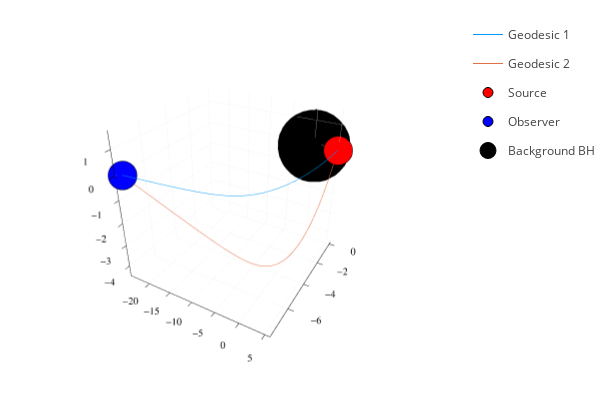

Source (notebook cell):
### Code cell
fig = Plots.plot()
for i in 1:2
    geodesic_sol = GSHEIntegrator.solve_problem(Xgeo[i, 1:2], geometry, 0, 2; save_everystep=true)
    geodesic_trajectory = mapslices(transform, geodesic_sol[2:4, :], dims=1)
    Plots.plot!(fig, [geodesic_trajectory[i, :] for i in 1:3]..., label="Geodesic $i")
end
#plot the BH spin
plot!(fig, [0, 0], [0, 0], [0, 1.5], arrow=(2, 3, :open), linewidth=4, linecolor=:black, label=nothing)
GSHEIntegrator.plot_start_end!(fig, geometry)
GSHEIntegrator.plotbh!(fig)
display(fig)

### Figure 1 — Plotly figure (JSON) as saved in the notebook; plotly's stock layout.template omitted (floating-point values rounded to 4 significant figures)
{"data": [{"colorbar": {"title": ""}, "legendgroup": "Geodesic 1", "line": {"color": "rgba(0, 154, 250, 1.000)", "dash": "solid", "shape": "linear", "width": 1}, "mode": "lines", "name": "Geodesic 1", "scene": "scene", "showlegend": true, "type": "scatter3d", "x": [5.097, 5.095, 5.093, 5.09, 5.086, 5.082, 5.077, 5.07, 5.063, 5.055, 5.046, 5.034, 5.02, 5.004, 4.986, 4.963, 4.936, 4.905, 4.867, 4.821, 4.765, 4.702, 4.619, 4.524, 4.415, 4.287, 4.124, 3.94, 3.708, 3.457, 3.166, 2.848, 2.463, 2.069, 1.646, 1.199, 0.7284, 0.239, -0.2743, -0.8256, -1.385, -1.941, -2.502, -3.07, -3.653, -4.259, -4.901, -5.603, -6.311, -7.019, -7.747, -8.493, -9.271, -10.08, -10.93, -11.83, -12.81, -13.88, -15.02, -16.21, -17.46, -18.75, -20.1, -21.51, -23.0, -23.8], "xaxis": "x", "y": [0, -0.01745, -0.0364, -0.0611, -0.08933, -0.1216, -0.1594, -0.2051, -0.2519, -0.3044, -0.3631, -0.4291, -0.5053, -0.5857, -0.6747, -0.7749, -0.8868, -1.008, -1.144, -1.294, -1.463, -1.635, -1.843, -2.062, -2.287, -2.527, -2.803, -3.081, -3.395, -3.697, -4.008, -4.309, -4.629, -4.917, -5.188, -5.439, -5.67, -5.878, -6.069, -6.245, -6.398, -6.529, -6.643, -6.742, -6.83, -6.908, -6.98, -7.048, -7.107, -7.158, -7.204, -7.246, -7.285, -7.322, -7.357, -7.391, -7.426, -7.462, -7.497, -7.532, -7.567, -7.602, -7.638, -7.674, -7.712, -7.731], "yaxis": "y", "z": [3.121e-16, 2.243e-13, 4.674e-13, 7.847e-13, 1.148e-12, 1.562e-12, 2.048e-12, 2.637e-12, 3.239e-12, 3.915e-12, 4.668e-12, 5.519e-12, 6.498e-12, 7.533e-12, 8.677e-12, 9.965e-12, 1.14e-11, 1.296e-11, 1.47e-11, 1.662e-11, 1.877e-11, 2.096e-11, 2.359e-11, 2.633e-11, 2.913e-11, 3.208e-11, 3.543e-11, 3.873e-11, 4.237e-11, 4.575e-11, 4.91e-11, 5.218e-11, 5.524e-11, 5.776e-11, 5.989e-11, 6.16e-11, 6.29e-11, 6.379e-11, 6.431e-11, 6.446e-11, 6.427e-11, 6.379e-11, 6.307e-11, 6.214e-11, 6.102e-11, 5.971e-11, 5.819e-11, 5.641e-11, 5.452e-11, 5.256e-11, 5.048e-11, 4.83e-11, 4.599e-11, 4.356e-11, 4.098e-11, 3.822e-11, 3.52e-11, 3.188e-11, 2.832e-11, 2.461e-11, 2.072e-11, 1.669e-11, 1.245e-11, 8.029e-12, 3.357e-12, 8.571e-13], "zaxis": "z", "zmax": null, "zmin": null}, {"colorbar": {"title": ""}, "legendgroup": "Geodesic 2", "line": {"color": "rgba(227, 111, 71, 1.000)", "dash": "solid", "shape": "linear", "width": 1}, "mode": "lines", "name": "Geodesic 2", "scene": "scene", "showlegend": true, "type": "scatter3d", "x": [5.097, 5.093, 5.089, 5.084, 5.079, 5.072, 5.064, 5.055, 5.043, 5.031, 5.014, 4.994, 4.972, 4.945, 4.914, 4.874, 4.827, 4.775, 4.706, 4.619, 4.52, 4.403, 4.273, 4.127, 3.97, 3.799, 3.619, 3.43, 3.228, 3.01, 2.79, 2.584, 2.38, 2.181, 1.985, 1.792, 1.597, 1.402, 1.177, 0.9821, 0.7818, 0.5926, 0.4044, 0.2104, -0.03065, -0.2351, -0.4475, -0.6519, -0.8612, -1.071, -1.293, -1.517, -1.777, -2.044, -2.325, -2.594, -2.882, -3.169, -3.466, -3.778, -4.102, -4.45, -4.819, -5.201, -5.622, -6.08, -6.579, -7.094, -7.633, -8.19, -8.774, -9.385, -10.03, -10.71, -11.42, -12.18, -12.98, -13.82, -14.72, -15.68, -16.68, -17.76, -18.88, -20.08, -21.38, -22.74, -23.8], "xaxis": "x", "y": [0, -0.008964, -0.01868, -0.02956, -0.04192, -0.05625, -0.07293, -0.0925, -0.1162, -0.1406, -0.174, -0.2118, -0.2511, -0.2974, -0.3496, -0.4111, -0.4809, -0.5531, -0.6424, -0.7466, -0.8554, -0.9744, -1.096, -1.223, -1.349, -1.476, -1.602, -1.725, -1.85, -1.977, -2.099, -2.208, -2.311, -2.408, -2.5, -2.588, -2.674, -2.758, -2.851, -2.93, -3.008, -3.081, -3.151, -3.221, -3.307, -3.377, -3.448, -3.515, -3.582, -3.647, -3.714, -3.78, -3.855, -3.929, -4.005, -4.076, -4.15, -4.221, -4.292, -4.365, -4.439, -4.515, -4.594, -4.674, -4.759, -4.85, -4.945, -5.042, -5.14, -5.239, -5.342, -5.447, -5.556, -5.669, -5.787, -5.91, -6.04, -6.175, -6.318, -6.47, -6.628, -6.797, -6.972, -7.158, -7.359, -7.568, -7.731], "yaxis": "y", "z": [3.121e-16, -0.01497, -0.0312, -0.04939, -0.07005, -0.09403, -0.122, -0.1547, -0.1945, -0.2354, -0.2914, -0.355, -0.4211, -0.4991, -0.5869, -0.6907, -0.8082, -0.9297, -1.08, -1.254, -1.435, -1.631, -1.83, -2.032, -2.23, -2.424, -2.611, -2.788, -2.96, -3.127, -3.279, -3.407, -3.523, -3.625, -3.717, -3.799, -3.874, -3.942, -4.012, -4.066, -4.115, -4.156, -4.191, -4.223, -4.257, -4.28, -4.299, -4.313, -4.323, -4.329, -4.331, -4.33, -4.323, -4.312, -4.295, -4.275, -4.249, -4.219, -4.185, -4.145, -4.1, -4.049, -3.991, -3.927, -3.854, -3.772, -3.678, -3.579, -3.473, -3.361, -3.241, -3.114, -2.98, -2.836, -2.685, -2.523, -2.351, -2.169, -1.975, -1.768, -1.549, -1.315, -1.07, -0.809, -0.5263, -0.231, 2.238e-13], "zaxis": "z", "zmax": null, "zmin": null}, {"colorbar": {"title": ""}, "legendgroup": "", "line": {"color": "rgba(0, 0, 0, 1.000)", "dash": "solid", "shape": "linear", "width": 4}, "mode": "lines", "name": "", "scene": "scene", "showlegend": false, "type": "scatter3d", "x": [0, 0], "xaxis": "x", "y": [0, 0], "yaxis": "y", "z": [0, 1.5], "zaxis": "z", "zmax": null, "zmin": null}, {"colorbar": {"title": ""}, "legendgroup": "Source", "marker": {"color": "rgba(255, 0, 0, 1.000)", "line": {"color": "rgba(0, 0, 0, 1.000)", "width": 1}, "size": 10, "symbol": "circle"}, "mode": "markers", "name": "Source", "scene": "scene", "showlegend": true, "type": "scatter3d", "x": [5.097], "xaxis": "x", "y": [0], "yaxis": "y", "z": [3.121e-16], "zaxis": "z", "zmax": null, "zmin": null}, {"colorbar": {"title": ""}, "legendgroup": "Observer", "marker": {"color": "rgba(0, 0, 255, 1.000)", "line": {"color": "rgba(0, 0, 0, 1.000)", "width": 1}, "size": 10, "symbol": "circle"}, "mode": "markers", "name": "Observer", "scene": "scene", "showlegend": true, "type": "scatter3d", "x": [-23.8], "xaxis": "x", "y": [-7.731], "yaxis": "y", "z": [1.532e-15], "zaxis": "z", "zmax": null, "zmin": null}, {"colorbar": {"title": ""}, "legendgroup": "Background BH", "marker": {"color": "rgba(0, 0, 0, 1.000)", "line": {"color": "rgba(0, 0, 0, 1.000)", "width": 1}, "size": 25, "symbol": "circle"}, "mode": "markers", "name": "Background BH", "scene": "scene", "showlegend": true, "type": "scatter3d", "x": [0], "xaxis": "x", "y": [0], "yaxis": "y", "z": [0], "zaxis": "z", "zmax": null, "zmin": null}], "layout": {"annotations": [], "height": 400, "legend_position": {"bgcolor": "rgba(255, 255, 255, 1.000)", "bordercolor": "rgba(0, 0, 0, 1.000)", "borderwidth": 1, "font": {"color": "rgba(0, 0, 0, 1.000)", "family": "sans-serif", "size": 11}, "title": {"font": {"color": "rgba(0, 0, 0, 1.000)", "family": "sans-serif", "size": 15}, "text": ""}, "tracegroupgap": 0, "traceorder": "normal", "x": 1, "xanchor": "auto", "y": 1, "yanchor": "auto"}, "margin": {"b": 20, "l": 0, "r": 0, "t": 20}, "paper_bgcolor": "rgba(255, 255, 255, 1.000)", "plot_bgcolor": "rgba(255, 255, 255, 1.000)", "scene": {"camera": {"eye": {"x": 1.126, "y": -1.95, "z": 1.3}}, "domain": {"x": [0.03619, 0.9934], "y": [0.03762, 0.9902]}, "xaxis": {"gridcolor": "rgba(0, 0, 0, 0.100)", "gridwidth": 0.5, "linecolor": "rgba(0, 0, 0, 1.000)", "mirror": false, "range": [-24.66, 5.964], "showgrid": true, "showline": true, "showticklabels": true, "tickangle": 0, "tickcolor": "rgb(0, 0, 0)", "tickfont": {"color": "rgba(0, 0, 0, 1.000)", "family": "sans-serif", "size": 11}, "tickmode": "array", "ticks": "inside", "ticktext": ["−20", "−15", "−10", "−5", "0", "5"], "tickvals": [-20, -15, -10, -5, 0, 5], "title": "", "titlefont": {"color": "rgba(0, 0, 0, 1.000)", "family": "sans-serif", "size": 15}, "type": "-", "visible": true, "zeroline": false, "zerolinecolor": "rgba(0, 0, 0, 1.000)"}, "yaxis": {"gridcolor": "rgba(0, 0, 0, 0.100)", "gridwidth": 0.5, "linecolor": "rgba(0, 0, 0, 1.000)", "mirror": false, "range": [-7.963, 0.2319], "showgrid": true, "showline": true, "showticklabels": true, "tickangle": 0, "tickcolor": "rgb(0, 0, 0)", "tickfont": {"color": "rgba(0, 0, 0, 1.000)", "family": "sans-serif", "size": 11}, "tickmode": "array", "ticks": "inside", "ticktext": ["−6", "−4", "−2", "0"], "tickvals": [-6, -4, -2, 0], "title": "", "titlefont": {"color": "rgba(0, 0, 0, 1.000)", "family": "sans-serif", "size": 15}, "type": "-", "visible": true, "zeroline": false, "zerolinecolor": "rgba(0, 0, 0, 1.000)"}, "zaxis": {"gridcolor": "rgba(0, 0, 0, 0.100)", "gridwidth": 0.5, "linecolor": "rgba(0, 0, 0, 1.000)", "mirror": false, "range": [-4.506, 1.675], "showgrid": true, "showline": true, "showticklabels": true, "tickangle": 0, "tickcolor": "rgb(0, 0, 0)", "tickfont": {"color": "rgba(0, 0, 0, 1.000)", "family": "sans-serif", "size": 11}, "tickmode": "array", "ticks": "inside", "ticktext": ["−4", "−3", "−2", "−1", "0", "1"], "tickvals": [-4, -3, -2, -1, 0, 1], "title": "", "titlefont": {"color": "rgba(0, 0, 0, 1.000)", "family": "sans-serif", "size": 15}, "type": "-", "visible": true, "zeroline": false, "zerolinecolor": "rgba(0, 0, 0, 1.000)"}}, "showlegend": true, "width": 600}}
